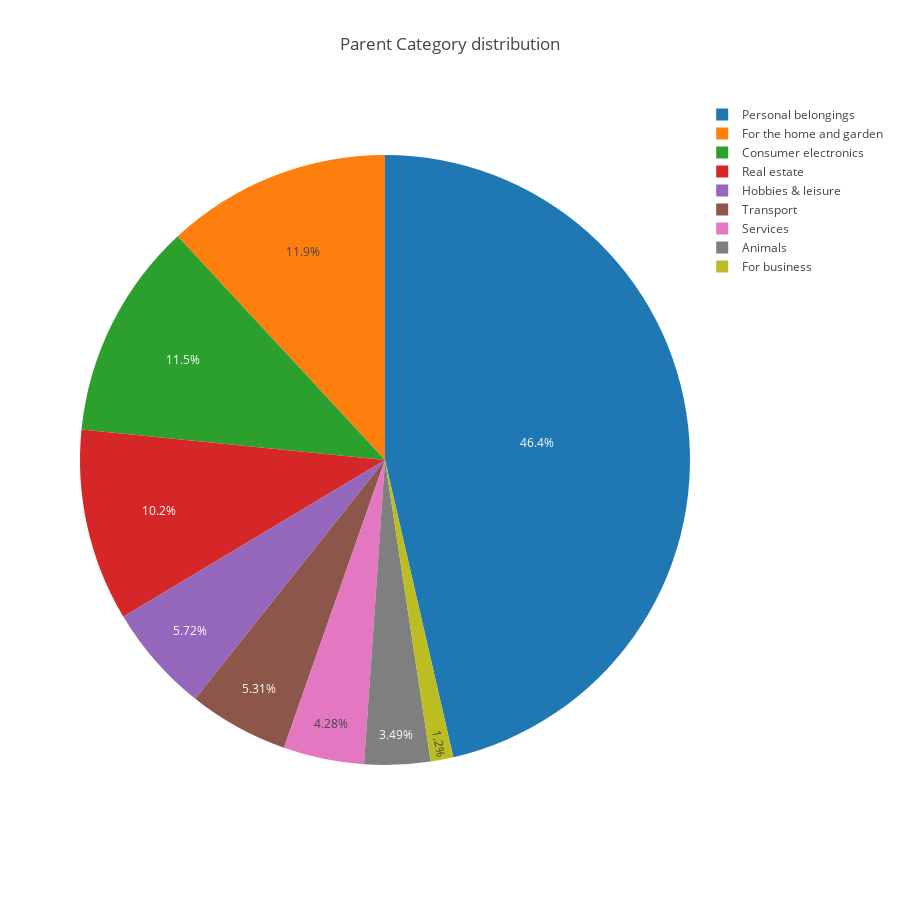

Write notebook code for a chart like this one.
### Code cell
temp_series = train_df['parent_category_name_en'].value_counts()
labels = (np.array(temp_series.index))
sizes = (np.array((temp_series / temp_series.sum())*100))

trace = go.Pie(labels=labels, values=sizes)
layout = go.Layout(
    title='Parent Category distribution',
    width=900,
    height=900,
)
data = [trace]
fig = go.Figure(data=data, layout=layout)
py.iplot(fig, filename="parentcategory")

### Figure 1 — Plotly figure (JSON) as saved in the notebook; plotly's stock layout.template omitted (floating-point values rounded to 4 significant figures)
{"data": [{"labels": ["Personal belongings", "For the home and garden", "Consumer electronics", "Real estate", "Hobbies & leisure", "Transport", "Services", "Animals", "For business"], "type": "pie", "uid": "396db83d-4402-43e6-9e17-bbedf3ea54a7", "values": [46.4, 11.89, 11.51, 10.19, 5.721, 5.31, 4.283, 3.49, 1.202]}], "layout": {"height": 900, "title": "Parent Category distribution", "width": 900}}
